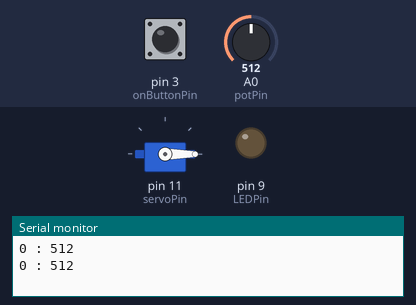
Bench run of a sketch on a simulated Arduino Uno, built with avr-gcc and run on an emulated ATmega328P. On the bench: servo, output pins drawn as LEDs (lit = HIGH), the last lines printed to the serial monitor. Inputs (shaded band) come from the test bench; at power-on: pin 3 (onButtonPin) LOW, A0 (potPin) = 512.

Above: at 1.2 s.
1.3 s: pin 3 (onButtonPin) pulled HIGH for 0.15 s
At 2.8 s:
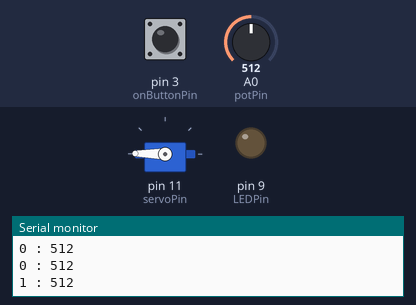
5.5 s: pin 3 (onButtonPin) pulsed HIGH 2 times (0.12 s each, 0.3 s apart)
At 6.4 s:
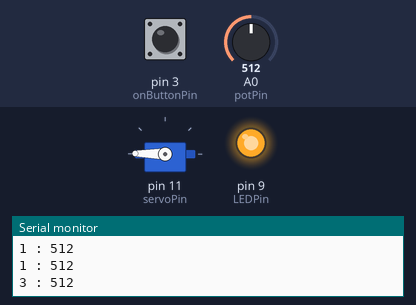
Timing chart, 0 to 16.2 s (numbered marks = the images above; inputs shaded):
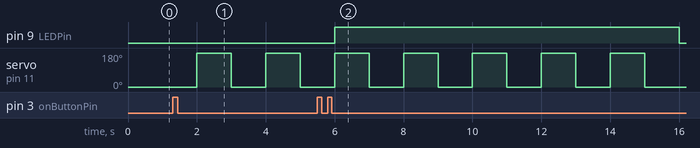

Measured:
- after the input at 1.3 s, servo on pin 11 (servoPin): alternates 179° for 1.0 s and 0° for 1.0 s, starting after 0.70 s
- after the input at 5.5 s, pin 9 (LEDPin): LOW → HIGH after 0.50 s, → LOW 10.0 s later

The sketch:

Stergatoare.ino
```cpp
#include <Servo.h>

Servo wiperServo;
const int onButtonPin = 3;
const int LEDPin = 9;
const int servoPin = 11;
const int potPin = A0;

int wiperState= 0;
int potValue = 0;
int delayTime = 0;
long timerCount = 0;
int buttonState = 0;
int lastButtonState = 0;
int servoAngle = 0;


void setup() {
  // put your setup code here, to run once:
  pinMode(onButtonPin, INPUT);
  wiperServo.attach(servoPin);
  pinMode(LEDPin, OUTPUT);

  Serial.begin (9600);

  wiperServo.write(0);
}

void loop() {
  // put your main code here, to run repeatedly:
  potValue = analogRead(potPin);

  Serial.print(wiperState);
  Serial.print(" : ");
  Serial.println(potValue);

      switch(wiperState){
        case 0 :
            servoAngle = 0;
            delayTime = 1000;
          break;
        case 1:
            if (servoAngle == 0) {servoAngle = 179;}
            else {servoAngle = 0;}
            delayTime = 1000;
          break;
        case 2:
            if (servoAngle == 0) {
              servoAngle = 179;
              delayTime = 1000;
            }
            else {
              servoAngle = 0;
              delayTime = map(potValue, 0, 1023, 1000, 6000);
            }
          break;
        case 3:
            digitalWrite(LEDPin, HIGH);

            for(int i=0; i<5; i++) {
              wiperServo.write(179);
              delay(1000);
              wiperServo.write(0);
              delay(1000);
            }
            digitalWrite(LEDPin,LOW);
            wiperState = 0;
          break;
      }
      wiperServo.write(servoAngle);
      timerCount = millis();
      while (millis() < timerCount + delayTime) {
          buttonState = digitalRead(onButtonPin);
          if (buttonState != lastButtonState) {
              lastButtonState = buttonState;

              if (digitalRead(onButtonPin) == HIGH) {
                  wiperState = wiperState + 1;
                  if (wiperState >= 4) {wiperState = 0;}
                  delay(200);
              }
          }
      }
}
```
